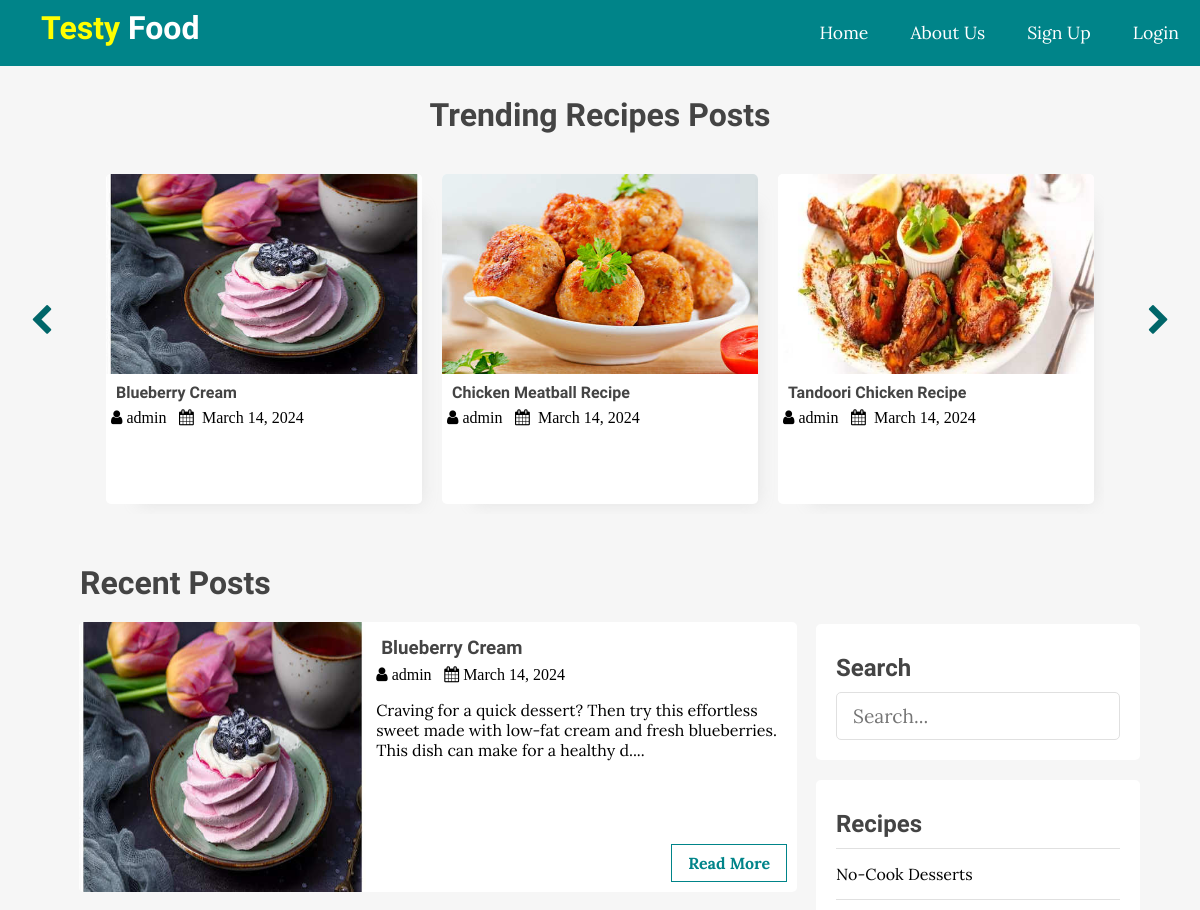
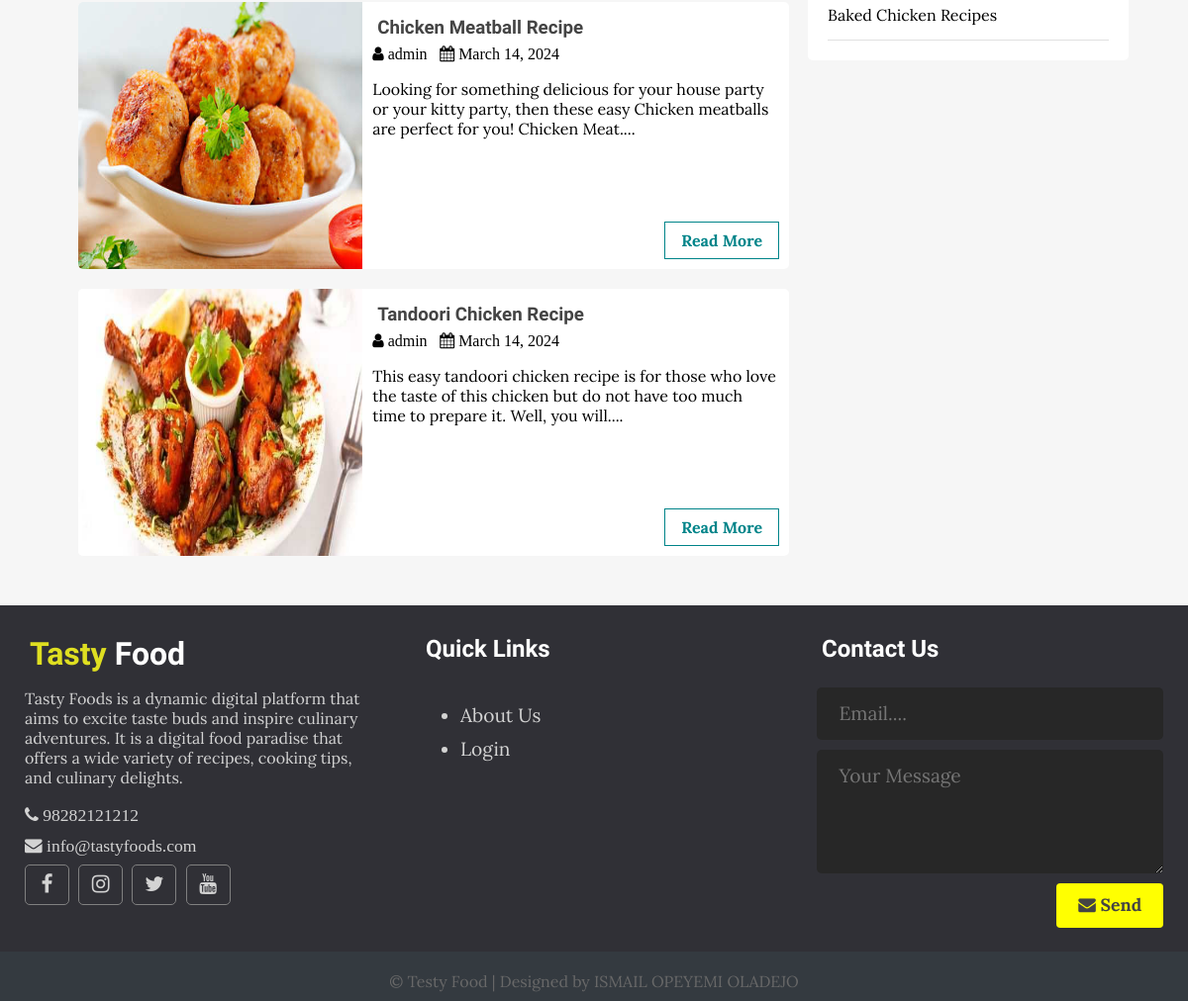
The page / on the database its author committed (2 pictures, top to bottom).
### tables this page shows
CREATE TABLE `posts` (
  `id` int(11) NOT NULL,
  `user_id` int(11) NOT NULL,
  `topic_id` int(11) DEFAULT NULL,
  `title` varchar(255) NOT NULL,
  `image` varchar(255) NOT NULL,
  `body` text NOT NULL,
  `published` tinyint(4) NOT NULL,
  `created_at` datetime NOT NULL DEFAULT CURRENT_TIMESTAMP
);

CREATE TABLE `users` (
  `id` int(11) NOT NULL,
  `admin` tinyint(4) NOT NULL,
  `username` varchar(255) NOT NULL,
  `email` varchar(255) NOT NULL,
  `password` varchar(255) NOT NULL,
  `create_at` timestamp NOT NULL DEFAULT CURRENT_TIMESTAMP
);

CREATE TABLE `topics` (
  `id` int(11) NOT NULL,
  `name` varchar(100) NOT NULL,
  `description` text NOT NULL
);

### app/database/db.php (called while the page is built, shortened)
<?php
require('connect.php');
function executeQuery($sql, $data)
{
    global $conn;
    $stmt = $conn ->prepare($sql);
    $values = array_values($data);
    $types = str_repeat('s', count($values));
    $stmt -> bind_param($types, ...$values);
    $stmt -> execute();
    return $stmt;
}
function selectAll($table, $conditions = [])
{
    global $conn;
    $sql = "SELECT * FROM $table";
    if (empty($conditions)){
        $stmt = $conn ->prepare($sql);
        $stmt -> execute();
        $records = $stmt->get_result()->fetch_all(MYSQLI_ASSOC);
        return $records;
    }
}
function getPublishedPosts(){
    $sql = "SELECT p.*, u.username FROM posts AS p JOIN users AS u ON P.user_id=u.id WHERE published=?";
    $stmt = executeQuery($sql, ['published' => 1]);
    $records = $stmt->get_result()->fetch_all(MYSQLI_ASSOC);
    return $records;
}

### app/controllers/topics.php (called while the page is built, shortened)
<?php
include(ROOT_PATH. "/app/database/db.php");
$table = 'topics';
$topics = selectAll($table);

### index.php (the view, shortened to what this page needs)
<?php
include(ROOT_PATH. "/app/controllers/topics.php");
$postTitle = 'Recent Posts';
if(isset($_GET['t_id'])) {
    $posts = getPostsByTopicId($_GET['t_id']);
    $postTitle ="You searched for posts under '" . $_GET['name'] . "'";
}else if (isset($_POST['search-term'])) {
    $postTitle ="You searched for '" . $_POST['search-term'] . "'";
   $posts = searchPosts($_POST['search-term']);
}else{
    $posts = getPublishedPosts();
}
?>
<!DOCTYPE html>
<html>
    <head>
        <link rel="stylesheet" href="https://cdnjs.cloudflare.com/ajax/libs/font-awesome/4.7.0/css/font-awesome.min.css">
        <link rel="stylesheet" href="assets/css/style.css">
    </head>
    <body>
      <?php include(ROOT_PATH. "/app/includes/header.php");?>
      <div class="page-wrapper">
        <div class="post-slider">
            <h1 class="slider-title">Trending Recipes Posts</h1>
            <i class="fa fa-chevron-left prev" aria-hidden="true"></i>
            <i class="fa fa-chevron-right next" aria-hidden="true"></i>
            <div class="post-wrapper">
                <?php foreach ($posts as $post): ?>
                    <div class="post">
                        <img src="<?php echo BASE_URL . '/assets/img/' . $post['image'];?>" alt="" class="slider-image">
                        <div class="post-info">
                            <h4><a href="single.php?id=<?php echo $post['id']; ?>"><?php echo $post['title']; ?></a></h4>
                            <i class="fa fa-user" aria-hidden="true"> <?php echo $post['username']; ?></i>
                            <i class="fa fa-calendar" aria-hidden="true">&nbsp; <?php echo date('F j, Y', strtotime($post['created_at'])); ?></i>
                        </div>
                    </div>
                <?php endforeach;?>
            </div>
        </div>
        <div class="content clearfix">
            <div class="main-content">
                <h1 class="recent-post-title"><?php echo $postTitle; ?></h1>
                <?php foreach ($posts as $post): ?>
                    <div class="post clearfix">
                        <img src="<?php echo BASE_URL . '/assets/img/' . $post['image'];?>" alt="" class="post-image">
                        <div class="post-preview">
                            <h3><a href="single.php?id=<?php echo $post['id']; ?>"><?php echo $post['title']; ?></a></h3>
                            <i class="fa fa-user" aria-hidden="true"> <?php echo $post['username']; ?></i>
                            <i class="fa fa-calendar" aria-hidden="true">&nbsp;<?php echo date('F j, Y', strtotime($post['created_at'])); ?></i>
                            <p class="preview-text">
                            <?php echo html_entity_decode(substr($post['body'], 0, 150) . '....'); ?>
                            </p>
                            <a href="single.php?id=<?php echo $post['id']; ?>" class="btn read-more">Read More</a>
                        </div>
                    </div>
                <?php endforeach;?>
            </div>
            <div class="sidebar">
                <div class="section search">
                    <h2 class="section-title">Search</h2>
                    <form action="index.php" method="post">
                        <input type="text" name="search-term" class="text-input" placeholder="Search...">
                    </form>
                </div>
                <div class="section topics">
                    <h2 class="section-title">Recipes</h2>
                    <ul>
                    <?php foreach ($topics as $key => $topic):?>
                        <li><a href="<?php echo BASE_URL . '/index.php?t_id=' . $topic['id'] . '&name=' . $topic['name'];?>"><?php echo $topic['name'] ;?></a></li>
                    <?php endforeach;?>
                    </ul>
                </div>
            </div>
        </div>
      </div>
      <?php include(ROOT_PATH. "/app/includes/footer.php");?>
    </body>
</html>

### app/includes/header.php (shortened to what this page needs)
<header>
        <a href="<?php echo BASE_URL . '/index.php'?>" class="logo">
            <h1 class="logo-text"><span>Testy</span> Food</h1>
        </a>
        <ul class="nav">
            <li><a href="<?php echo BASE_URL . '/index.php'?>">Home</a></li>
            <li><a href="<?php echo BASE_URL . '/aboutus.php'?>">About Us</a></li>
            <?php if(isset($_SESSION['id'])): ?>
                <li>
                <a href="#">
                    <i class="fa fa-user" aria-hidden="true"></i>
                    <?php echo $_SESSION ['username']; ?>
                    <i class="fa fa-chevron-down" aria-hidden="true" style="font-size: .8em;"></i>
                </a>
                <ul>
                    <?php if($_SESSION['admin']): ?>
                    <li><a href="<?php echo BASE_URL . '/admin/dashboard.php'?>">Dashboard</a></li>
                    <?php endif; ?>
                    <li><a href="<?php echo BASE_URL . '/logout.php'?>" class="logout">Logout</a></li>
                </ul>
            </li>
            <?php else:?>
                <li><a href="<?php echo BASE_URL . '/register.php'?>">Sign Up</a></li>
                <li><a href="<?php echo BASE_URL . '/login.php'?>">Login</a></li>
            <?php endif;?>
        </ul>
      </header>

### app/includes/footer.php
<div class="footer">
        <div class="footer-content">
            <div class="footer-section about">
                <h1 class="logo-text"><span>Tasty</span> Food</h1>
                <p>
                    Tasty Foods is a dynamic digital platform that aims to excite taste buds and inspire culinary adventures.
                    It is a digital food paradise that offers a wide variety of recipes, cooking tips, and culinary delights.
                </p>
                <div class="contact">
                    <span><i class="fa fa-phone" aria-hidden="true">&nbsp;98282121212</i></span>
                    <span><i class="fa fa-envelope" aria-hidden="true">&nbsp;info@tastyfoods.com</i></span>
                </div>
                <div class="socials">
                    <a href="#"><i class="fa fa-facebook" aria-hidden="true"></i></a>
                    <a href="#"><i class="fa fa-instagram" aria-hidden="true"></i></a>
                    <a href="#"><i class="fa fa-twitter" aria-hidden="true"></i></a>
                    <a href="#"><i class="fa fa-youtube" aria-hidden="true"></i></a>
                </div>
            </div>
            <div class="footer-section links">
                <h2>Quick Links</h2>
                <br>
                <ul>
                    <a href="<?php echo BASE_URL . '/aboutus.php'?>">
                        <li>About Us</li>
                    </a>
                    <a href="<?php echo BASE_URL . '/login.php'?>">
                        <li>Login</li>
                    </a>
                </ul>
            </div>
            <div class="footer-section contact-form">
                <h2>Contact Us</h2>
                <br>
                <form action="index.php" method="post">
                    <input type="email" name="email" class="text-input contact-input" placeholder="Email....">
                    <textarea rows="4" name="message" class="text-input contact-input" placeholder="Your Message"></textarea>
                    <button class="btn btn-big contact-btn" type="submit">
                        <i class="fa fa-envelope" aria-hidden="true"></i>
                        Send</button>
                </form>
            </div>
        </div>
        <div class="footer-bottom">
            &copy; Testy Food | Designed by ISMAIL OPEYEMI OLADEJO
        </div>
      </div>

### rows shown on the page
posts: image (picture), title "Blueberry Cream", user.username "admin", created_at "March 14, 2024", body "Craving for a quick dessert? Then try this effortless sweet made with low-fat cream and fresh blueberries. This dish can make for a healthy d...."
posts: image (picture), title "Chicken Meatball Recipe", user.username "admin", created_at "March 14, 2024", body "Looking for something delicious for your house party or your kitty party, then these easy Chicken meatballs are perfect for you! Chicken Meat...."
posts: image (picture), title "Tandoori Chicken Recipe", user.username "admin", created_at "March 14, 2024", body "This easy tandoori chicken recipe is for those who love the taste of this chicken but do not have too much time to prepare it. Well, you will...."
topics: name "No-Cook Desserts"
topics: name "Baked Chicken Recipes"

### other values the page prints
$postTitle "Recent Posts"
